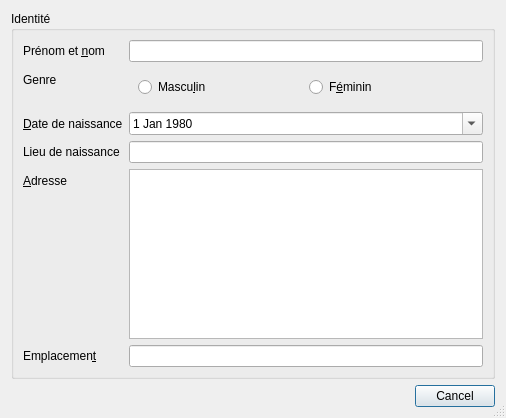
<?xml version="1.0" encoding="UTF-8"?>
<ui version="4.0">
 <class>peopleDiag</class>
 <widget class="QDialog" name="peopleDiag">
  <property name="geometry">
   <rect>
    <x>0</x>
    <y>0</y>
    <width>506</width>
    <height>418</height>
   </rect>
  </property>
  <property name="windowTitle">
   <string>Dialog</string>
  </property>
  <property name="sizeGripEnabled">
   <bool>true</bool>
  </property>
  <property name="modal">
   <bool>true</bool>
  </property>
  <layout class="QVBoxLayout" name="verticalLayout">
   <item>
    <widget class="QGroupBox" name="formGroupBox">
     <property name="title">
      <string>Identité</string>
     </property>
     <layout class="QFormLayout" name="formLayout">
      <item row="0" column="0">
       <widget class="QLabel" name="nameLabel">
        <property name="text">
         <string>Prénom et &amp;nom</string>
        </property>
        <property name="buddy">
         <cstring>nameEdit</cstring>
        </property>
       </widget>
      </item>
      <item row="0" column="1">
       <widget class="QLineEdit" name="nameEdit"/>
      </item>
      <item row="1" column="0">
       <widget class="QLabel" name="genderLabel">
        <property name="text">
         <string>Genre</string>
        </property>
       </widget>
      </item>
      <item row="1" column="1">
       <widget class="QFrame" name="genderBox">
        <layout class="QHBoxLayout" name="horizontalLayout">
         <item>
          <widget class="QRadioButton" name="maleRadio">
           <property name="text">
            <string>Mascu&amp;lin</string>
           </property>
          </widget>
         </item>
         <item>
          <widget class="QRadioButton" name="femaleRadio">
           <property name="text">
            <string>F&amp;éminin</string>
           </property>
          </widget>
         </item>
        </layout>
       </widget>
      </item>
      <item row="2" column="0">
       <widget class="QLabel" name="birthdateLabel">
        <property name="text">
         <string>&amp;Date de naissance</string>
        </property>
        <property name="buddy">
         <cstring>dateEdit</cstring>
        </property>
       </widget>
      </item>
      <item row="2" column="1">
       <widget class="QDateEdit" name="dateEdit">
        <property name="dateTime">
         <datetime>
          <hour>0</hour>
          <minute>0</minute>
          <second>0</second>
          <year>1980</year>
          <month>1</month>
          <day>1</day>
         </datetime>
        </property>
        <property name="calendarPopup">
         <bool>true</bool>
        </property>
       </widget>
      </item>
      <item row="5" column="0">
       <widget class="QLabel" name="addressLabel">
        <property name="text">
         <string>&amp;Adresse</string>
        </property>
        <property name="buddy">
         <cstring>addressEdit</cstring>
        </property>
       </widget>
      </item>
      <item row="5" column="1">
       <widget class="QPlainTextEdit" name="addressEdit">
        <property name="tabChangesFocus">
         <bool>true</bool>
        </property>
       </widget>
      </item>
      <item row="6" column="0">
       <widget class="QLabel" name="locationLabel">
        <property name="text">
         <string>Emplacemen&amp;t</string>
        </property>
        <property name="buddy">
         <cstring>locationEdit</cstring>
        </property>
       </widget>
      </item>
      <item row="6" column="1">
       <widget class="QLineEdit" name="locationEdit"/>
      </item>
      <item row="3" column="0">
       <widget class="QLabel" name="label">
        <property name="text">
         <string>Lieu de naissance</string>
        </property>
        <property name="buddy">
         <cstring>birthplaceEdit</cstring>
        </property>
       </widget>
      </item>
      <item row="3" column="1">
       <widget class="QLineEdit" name="birthplaceEdit"/>
      </item>
     </layout>
    </widget>
   </item>
   <item>
    <widget class="QDialogButtonBox" name="buttonBox">
     <property name="orientation">
      <enum>Qt::Horizontal</enum>
     </property>
     <property name="standardButtons">
      <set>QDialogButtonBox::Cancel</set>
     </property>
     <property name="centerButtons">
      <bool>false</bool>
     </property>
    </widget>
   </item>
  </layout>
 </widget>
 <tabstops>
  <tabstop>nameEdit</tabstop>
  <tabstop>maleRadio</tabstop>
  <tabstop>femaleRadio</tabstop>
  <tabstop>dateEdit</tabstop>
  <tabstop>birthplaceEdit</tabstop>
  <tabstop>addressEdit</tabstop>
  <tabstop>locationEdit</tabstop>
 </tabstops>
 <resources/>
 <connections>
  <connection>
   <sender>buttonBox</sender>
   <signal>accepted()</signal>
   <receiver>peopleDiag</receiver>
   <slot>accept()</slot>
   <hints>
    <hint type="sourcelabel">
     <x>254</x>
     <y>558</y>
    </hint>
    <hint type="destinationlabel">
     <x>157</x>
     <y>274</y>
    </hint>
   </hints>
  </connection>
  <connection>
   <sender>buttonBox</sender>
   <signal>rejected()</signal>
   <receiver>peopleDiag</receiver>
   <slot>reject()</slot>
   <hints>
    <hint type="sourcelabel">
     <x>322</x>
     <y>558</y>
    </hint>
    <hint type="destinationlabel">
     <x>286</x>
     <y>274</y>
    </hint>
   </hints>
  </connection>
 </connections>
</ui>
